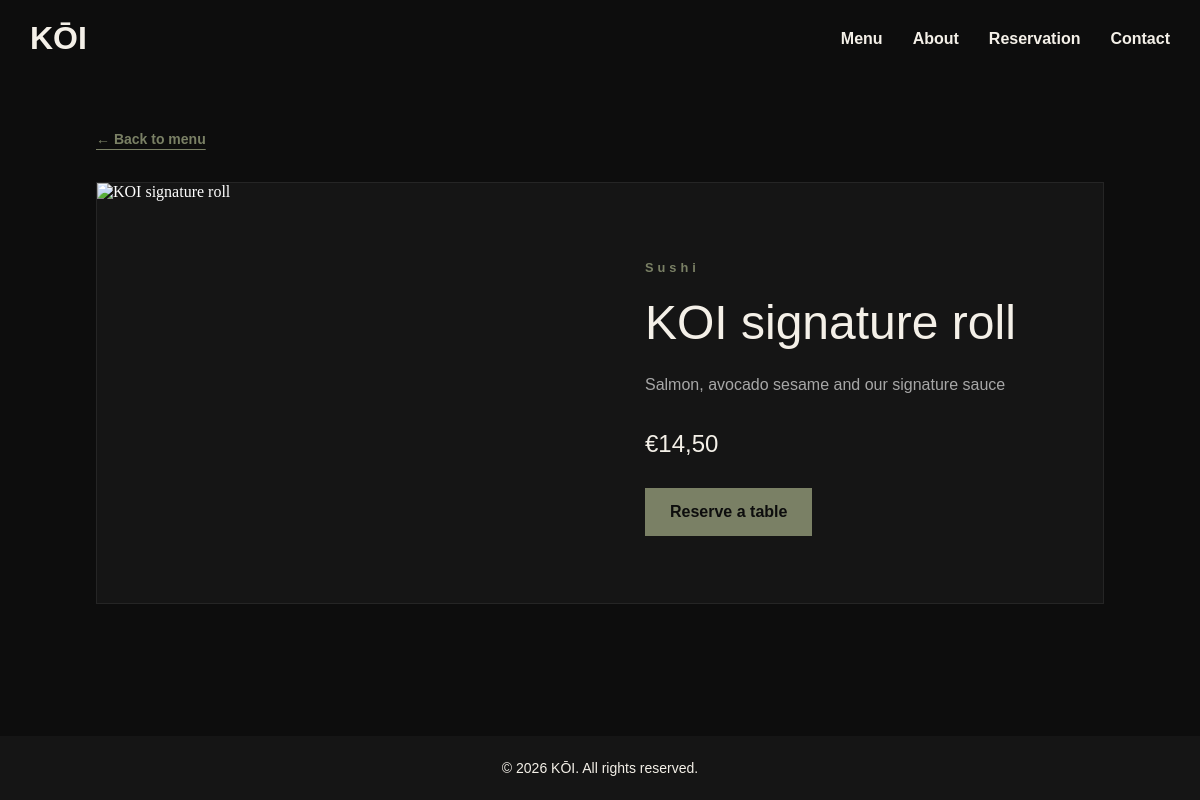
Screenshot of /Pages/menu-detail.php?id=3 with the database file from the repository.
### tables this page shows
CREATE TABLE `menu` (
  `id` int NOT NULL,
  `name` varchar(100) NOT NULL,
  `description` text NOT NULL,
  `price` decimal(6,2) NOT NULL,
  `category` varchar(50) NOT NULL,
  `image` varchar(255) NOT NULL,
  `available` tinyint(1) NOT NULL
);

### Pages/menu-detail.php (the view, shortened to what this page needs)
<?php
require_once __DIR__ . '/includes/dbh.inc.php';
$menuItemId = filter_var($_GET['id'] ?? null, FILTER_VALIDATE_INT, ['options' => ['min_range' => 1]]);
$menuItem = false;
if ($menuItemId !== false && $menuItemId !== null) {
    $menuQuery = $pdo->prepare('SELECT name, description, price, category, image FROM menu WHERE id = :id AND available = 1');
    $menuQuery->execute(['id' => $menuItemId]);
    $menuItem = $menuQuery->fetch(PDO::FETCH_ASSOC);
}
$imageFilename = $menuItem ? basename($menuItem['image']) : '';
$imageDirectory = dirname(__DIR__) . '/images/';
if ($imageFilename === '' || !is_file($imageDirectory . $imageFilename)) {
    $imageFilename = 'Sushi-about.jpg';
}
?>
<!DOCTYPE html>
<html lang="en">
<head>
    <link rel="stylesheet" href="../css/style.css">
</head>
<body class="dish-page">
    <?php include __DIR__ . '/header.php'; ?>
    <main class="dish-main">
        <a class="menu-detail-link dish-back" href="index.php#menu">&larr; Back to menu</a>
        <?php if ($menuItem): ?>
            <article class="dish-detail fade-in">
                <img class="dish-image"
                     src="../images/<?= htmlspecialchars(rawurlencode($imageFilename)) ?>"
                     alt="<?= htmlspecialchars($menuItem['name']) ?>">
                <div class="dish-content">
                    <p class="menu-label"><?= htmlspecialchars($menuItem['category']) ?></p>
                    <h1><?= htmlspecialchars($menuItem['name']) ?></h1>
                    <p class="dish-description"><?= nl2br(htmlspecialchars($menuItem['description'])) ?></p>
                    <p class="dish-price">&euro;<?= number_format((float) $menuItem['price'], 2, ',', '.') ?></p>
                    <a class="dish-reserve" href="index.php#reservation">Reserve a table</a>
                </div>
            </article>
        <?php endif; ?>
    </main>
    <?php include __DIR__ . '/footer.php'; ?>
</body>
</html>

### css/style.css (style rules this page uses)
* { box-sizing: border-box; margin: 0; padding: 0; }
html { scroll-behavior: smooth; }
.menu-detail-link { display: inline-block; margin-top: 20px; color: #7A8065; font: bold 14px Arial, sans-serif; text-underline-offset: 5px; }
.dish-page { min-height: 100vh; display: flex; flex-direction: column; }
.dish-main { width: min(1200px, 84%); margin: 130px auto 80px; flex: 1; }
.dish-back { margin: 0 0 35px; }
.dish-detail { display: grid; grid-template-columns: 1fr 1fr; background: #151515; border: 1px solid #252525; }
.dish-image { width: 100%; height: 100%; min-height: 420px; object-fit: cover; }
.dish-content { padding: 55px 45px; align-self: center; font-family: Arial, sans-serif; color: #F4F0E8; min-width: 0; overflow-wrap: anywhere; }
.dish-content h1 { margin: 20px 0; font-size: clamp(2rem, 4vw, 3rem); font-weight: 400; }
.dish-description { color: #A7A7A7; line-height: 1.9; }
.dish-price { margin: 30px 0; font-size: 1.5rem; }
.dish-reserve { display: inline-block; padding: 15px 25px; background: #7A8065; color: #0D0D0D; font-weight: bold; text-decoration: none; }
body { background-color: #0D0D0D; color: #fff; overflow-x: hidden; }
.fade-in { animation: fadeIn 0.7s ease-in-out; }
.menu-label { color: #7A8065; font-size: 0.8rem; letter-spacing: 4px; margin-bottom: 10px; margin-top: 10px; font-family: Arial, elegant-serif; font-weight: bold; }

### rows the page displays
menu: category "Sushi", name "KOI signature roll", description "Salmon, avocado sesame and our signature sauce", price "14,50"
